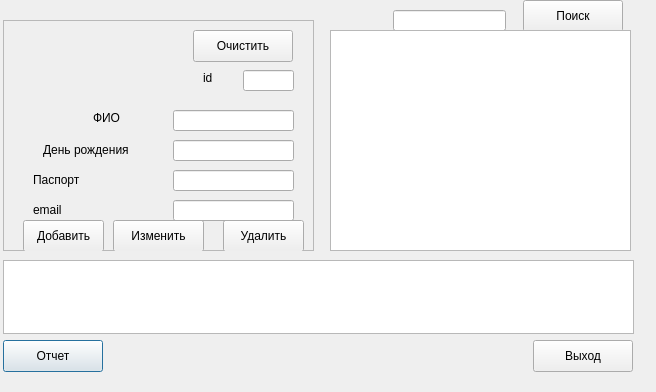
<?xml version="1.0" encoding="UTF-8"?>
<ui version="4.0">
 <class>onb1</class>
 <widget class="QDialog" name="onb1">
  <property name="geometry">
   <rect>
    <x>0</x>
    <y>0</y>
    <width>656</width>
    <height>392</height>
   </rect>
  </property>
  <property name="windowTitle">
   <string>Dialog</string>
  </property>
  <widget class="QPushButton" name="btnReport">
   <property name="geometry">
    <rect>
     <x>3</x>
     <y>340</y>
     <width>100</width>
     <height>32</height>
    </rect>
   </property>
   <property name="text">
    <string>Отчет</string>
   </property>
  </widget>
  <widget class="QLineEdit" name="leSearch">
   <property name="geometry">
    <rect>
     <x>393</x>
     <y>10</y>
     <width>113</width>
     <height>21</height>
    </rect>
   </property>
  </widget>
  <widget class="QPushButton" name="btnExit">
   <property name="geometry">
    <rect>
     <x>533</x>
     <y>340</y>
     <width>100</width>
     <height>32</height>
    </rect>
   </property>
   <property name="text">
    <string>Выход</string>
   </property>
  </widget>
  <widget class="QTextEdit" name="teResult">
   <property name="geometry">
    <rect>
     <x>3</x>
     <y>260</y>
     <width>631</width>
     <height>74</height>
    </rect>
   </property>
   <property name="readOnly">
    <bool>true</bool>
   </property>
  </widget>
  <widget class="QPushButton" name="btnSearch">
   <property name="geometry">
    <rect>
     <x>523</x>
     <y>0</y>
     <width>100</width>
     <height>32</height>
    </rect>
   </property>
   <property name="text">
    <string>Поиск</string>
   </property>
  </widget>
  <widget class="QFrame" name="frame">
   <property name="geometry">
    <rect>
     <x>3</x>
     <y>20</y>
     <width>311</width>
     <height>231</height>
    </rect>
   </property>
   <property name="frameShape">
    <enum>QFrame::StyledPanel</enum>
   </property>
   <property name="frameShadow">
    <enum>QFrame::Plain</enum>
   </property>
   <widget class="QLineEdit" name="le2">
    <property name="geometry">
     <rect>
      <x>170</x>
      <y>90</y>
      <width>121</width>
      <height>21</height>
     </rect>
    </property>
   </widget>
   <widget class="QPushButton" name="btn3">
    <property name="geometry">
     <rect>
      <x>220</x>
      <y>200</y>
      <width>81</width>
      <height>32</height>
     </rect>
    </property>
    <property name="text">
     <string>Удалить</string>
    </property>
   </widget>
   <widget class="QPushButton" name="btn2">
    <property name="geometry">
     <rect>
      <x>110</x>
      <y>200</y>
      <width>91</width>
      <height>32</height>
     </rect>
    </property>
    <property name="text">
     <string>Изменить</string>
    </property>
   </widget>
   <widget class="QPushButton" name="btn1">
    <property name="geometry">
     <rect>
      <x>20</x>
      <y>200</y>
      <width>81</width>
      <height>32</height>
     </rect>
    </property>
    <property name="text">
     <string>Добавить</string>
    </property>
   </widget>
   <widget class="QPushButton" name="btn4">
    <property name="geometry">
     <rect>
      <x>190</x>
      <y>10</y>
      <width>100</width>
      <height>32</height>
     </rect>
    </property>
    <property name="text">
     <string>Очистить</string>
    </property>
   </widget>
   <widget class="QLabel" name="lbId_2">
    <property name="geometry">
     <rect>
      <x>200</x>
      <y>50</y>
      <width>11</width>
      <height>16</height>
     </rect>
    </property>
    <property name="text">
     <string>id</string>
    </property>
   </widget>
   <widget class="QLineEdit" name="le1">
    <property name="geometry">
     <rect>
      <x>240</x>
      <y>50</y>
      <width>51</width>
      <height>21</height>
     </rect>
    </property>
   </widget>
   <widget class="QLabel" name="label">
    <property name="geometry">
     <rect>
      <x>90</x>
      <y>90</y>
      <width>61</width>
      <height>16</height>
     </rect>
    </property>
    <property name="text">
     <string>ФИО</string>
    </property>
   </widget>
   <widget class="QLabel" name="label_2">
    <property name="geometry">
     <rect>
      <x>40</x>
      <y>120</y>
      <width>111</width>
      <height>20</height>
     </rect>
    </property>
    <property name="text">
     <string>День рождения</string>
    </property>
   </widget>
   <widget class="QLineEdit" name="le3">
    <property name="geometry">
     <rect>
      <x>170</x>
      <y>120</y>
      <width>121</width>
      <height>21</height>
     </rect>
    </property>
   </widget>
   <widget class="QLineEdit" name="le4">
    <property name="geometry">
     <rect>
      <x>170</x>
      <y>150</y>
      <width>121</width>
      <height>21</height>
     </rect>
    </property>
   </widget>
   <widget class="QLabel" name="label_3">
    <property name="geometry">
     <rect>
      <x>30</x>
      <y>150</y>
      <width>121</width>
      <height>20</height>
     </rect>
    </property>
    <property name="text">
     <string>Паспорт</string>
    </property>
   </widget>
   <widget class="QLineEdit" name="le5">
    <property name="geometry">
     <rect>
      <x>170</x>
      <y>180</y>
      <width>121</width>
      <height>21</height>
     </rect>
    </property>
   </widget>
   <widget class="QLabel" name="label_4">
    <property name="geometry">
     <rect>
      <x>30</x>
      <y>180</y>
      <width>121</width>
      <height>20</height>
     </rect>
    </property>
    <property name="text">
     <string>email</string>
    </property>
   </widget>
  </widget>
  <widget class="QTableWidget" name="tw">
   <property name="geometry">
    <rect>
     <x>330</x>
     <y>30</y>
     <width>301</width>
     <height>221</height>
    </rect>
   </property>
  </widget>
 </widget>
 <resources/>
 <connections/>
</ui>
